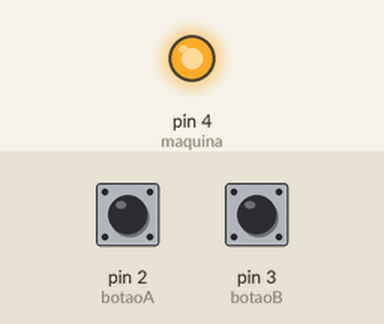
Simulated run of this sketch. Board: Arduino Uno, built with avr-gcc and run on an emulated ATmega328P. Shown: output pins drawn as LEDs (lit = HIGH). The inputs (shaded band) are chosen by the test bench; at power-on: pin 2 (botaoA) HIGH, pin 3 (botaoB) HIGH.

Above: at 1.2 s.
1.3 s: pin 2 (botaoA) pulled LOW for 0.15 s
At 1.9 s:
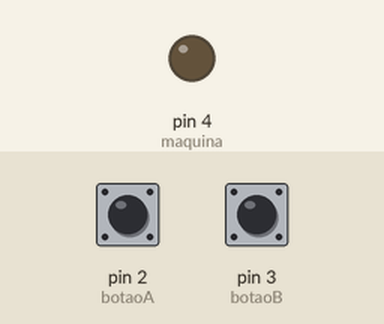
Timing chart, 0 to 4.3 s (numbered marks = the images above; inputs shaded):
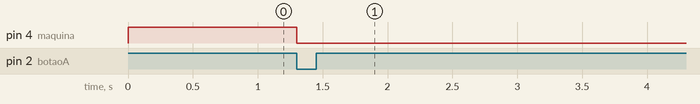

Measured:
- after the input at 1.3 s, pin 4 (maquina): HIGH → LOW at once

The sketch:

AcionamentoBimanual.ino
```cpp
const int botaoA = 2;
const int botaoB = 3;
const int maquina = 4;

unsigned long tempoA = 0;
unsigned long tempoB = 0;

void setup() {
  pinMode(botaoA, INPUT_PULLUP);
  pinMode(botaoB, INPUT_PULLUP);
  pinMode(maquina, OUTPUT);
}

void loop() {
  if (digitalRead(botaoA) == LOW) tempoA = millis();
  if (digitalRead(botaoB) == LOW) tempoB = millis();

  if (abs((long)(tempoA - tempoB)) <= 200) {
    digitalWrite(maquina, HIGH);
  } else {
    digitalWrite(maquina, LOW);
  }
}
```
